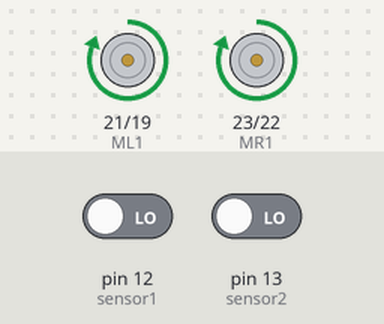
A sketch run on a simulated Arduino Mega 2560, built with avr-gcc and run on an emulated ATmega2560. On the bench: motor-driver pin pairs drawn as motors (green arrow = first pin HIGH = forward, orange = second pin HIGH = backward, longer = more drive). Inputs (shaded band) come from the test bench; at power-on: pin 12 (sensor1) LOW, pin 13 (sensor2) LOW.

Above: at 2.8 s.
2.9 s: pin 12 (sensor1) driven HIGH
At 4.2 s:
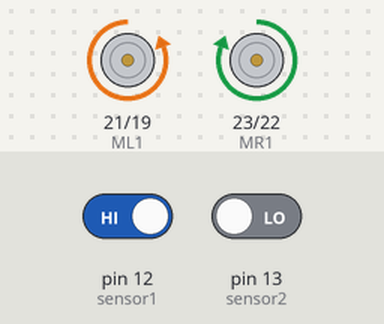
4.5 s: pin 12 (sensor1) driven LOW
At 5.9 s:
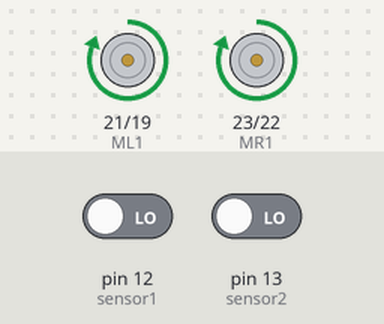
6.5 s: pin 13 (sensor2) driven HIGH
At 7.4 s:
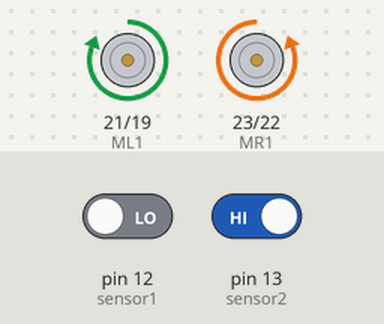
8.5 s: pin 13 (sensor2) driven LOW
At 10.1 s:
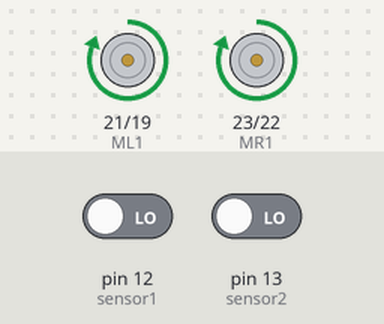
Timing chart, 0 to 11.5 s (numbered marks = the images above; inputs shaded):
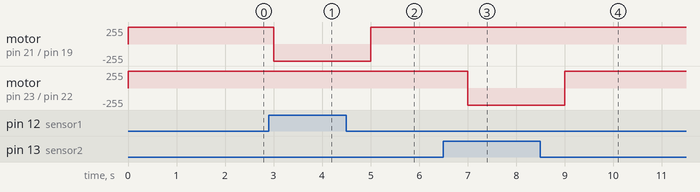

Measured:
- after the input at 2.9 s, motor on pin 21 (ML1) / pin 19 (ML2): forward 255/255 → backward 255/255 after 0.10 s
- after the input at 4.5 s, motor on pin 21 (ML1) / pin 19 (ML2): backward 255/255 → forward 255/255 after 0.50 s
- after the input at 6.5 s, motor on pin 23 (MR1) / pin 22 (MR2): forward 255/255 → backward 255/255 after 0.50 s
- after the input at 8.5 s, motor on pin 23 (MR1) / pin 22 (MR2): backward 255/255 → forward 255/255 after 0.50 s

The sketch:

test-robot.ino
```cpp
const int sensor1 = 12;
const int sensor2 = 13;
const int MR1 = 23;
const int MR2 = 22;
const int ML1 = 21;
const int ML2 = 19;

void setup() {
  pinMode(sensor1, INPUT);
  pinMode(sensor2, INPUT);
  pinMode(MR1, OUTPUT);
  pinMode(MR2, OUTPUT);
  pinMode(ML1, OUTPUT);
  pinMode(ML2, OUTPUT);
}

void loop() {
 int sn1 = digitalRead(sensor1);
 int sn2 = digitalRead(sensor2);
  if(sn1 == HIGH){
    turnright();
  }else if(sn2 == HIGH){
    turnleft();
  }else if(sn1 == HIGH && sn2 == HIGH){
    stopped();
    delay(3000);
    reverse();
  }else if(sn1 == LOW && sn2 == LOW){
    forward();
  }else{
    forward();
  }

}

void forward(){
  digitalWrite(MR1, HIGH);
  digitalWrite(MR2, LOW);
  digitalWrite(ML1, HIGH);
  digitalWrite(ML2, LOW);
  delay(1000);
}
void reverse(){
  digitalWrite(MR1, LOW);
  digitalWrite(MR2, HIGH);
  digitalWrite(ML1, LOW);
  digitalWrite(ML2, HIGH);
  delay(1000);
}
void turnleft(){
  digitalWrite(MR1, LOW);
  digitalWrite(MR2, HIGH);
  digitalWrite(ML1, HIGH);
  digitalWrite(ML2, LOW);
  delay(1000);
}
void turnright(){
  digitalWrite(MR1, HIGH);
  digitalWrite(MR2, LOW);
  digitalWrite(ML1, LOW);
  digitalWrite(ML2, HIGH);
  delay(1000);
}
void stopped(){
  digitalWrite(MR1, LOW);
  digitalWrite(MR2, LOW);
  digitalWrite(ML1, LOW);
  digitalWrite(ML2, LOW);
  delay(1000);
}
```
